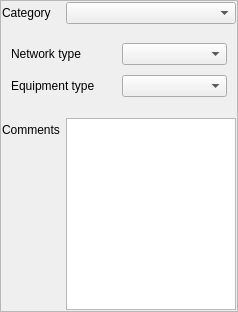
<?xml version="1.0" encoding="UTF-8"?>
<ui version="4.0">
 <class>Form_base3_ud</class>
 <widget class="QWidget" name="Form_base3_ud">
  <property name="geometry">
   <rect>
    <x>0</x>
    <y>0</y>
    <width>238</width>
    <height>312</height>
   </rect>
  </property>
  <property name="windowTitle">
   <string>Form</string>
  </property>
  <layout class="QVBoxLayout" name="verticalLayout_2">
   <property name="leftMargin">
    <number>0</number>
   </property>
   <property name="topMargin">
    <number>0</number>
   </property>
   <property name="rightMargin">
    <number>0</number>
   </property>
   <property name="bottomMargin">
    <number>0</number>
   </property>
   <item>
    <widget class="QFrame" name="frame_2">
     <property name="frameShape">
      <enum>QFrame::StyledPanel</enum>
     </property>
     <property name="frameShadow">
      <enum>QFrame::Raised</enum>
     </property>
     <layout class="QFormLayout" name="formLayout_3">
      <property name="fieldGrowthPolicy">
       <enum>QFormLayout::AllNonFixedFieldsGrow</enum>
      </property>
      <property name="leftMargin">
       <number>1</number>
      </property>
      <property name="topMargin">
       <number>1</number>
      </property>
      <property name="rightMargin">
       <number>1</number>
      </property>
      <property name="bottomMargin">
       <number>1</number>
      </property>
      <item row="1" column="0">
       <widget class="QLabel" name="label_11">
        <property name="text">
         <string>Category</string>
        </property>
       </widget>
      </item>
      <item row="1" column="1">
       <widget class="QComboBox" name="comboBox_cat"/>
      </item>
      <item row="4" column="0" colspan="2">
       <widget class="QStackedWidget" name="stackedWidget">
        <property name="currentIndex">
         <number>0</number>
        </property>
        <widget class="QWidget" name="page">
         <layout class="QGridLayout" name="gridLayout">
          <item row="0" column="1">
           <widget class="QComboBox" name="comboBox_typeres"/>
          </item>
          <item row="0" column="0">
           <widget class="QLabel" name="label">
            <property name="text">
             <string>Network type</string>
            </property>
           </widget>
          </item>
          <item row="1" column="0">
           <widget class="QLabel" name="label_12">
            <property name="text">
             <string>Equipment type</string>
            </property>
           </widget>
          </item>
          <item row="1" column="1">
           <widget class="QComboBox" name="comboBox_typeapp"/>
          </item>
         </layout>
        </widget>
        <widget class="QWidget" name="page_2">
         <layout class="QVBoxLayout" name="verticalLayout_3">
          <item>
           <widget class="QLabel" name="label_2">
            <property name="text">
             <string>cat2</string>
            </property>
           </widget>
          </item>
         </layout>
        </widget>
       </widget>
      </item>
      <item row="5" column="0">
       <widget class="QLabel" name="label_9">
        <property name="text">
         <string>Comments</string>
        </property>
       </widget>
      </item>
      <item row="5" column="1">
       <widget class="QTextBrowser" name="textBrowser_comm">
        <property name="readOnly">
         <bool>false</bool>
        </property>
       </widget>
      </item>
     </layout>
    </widget>
   </item>
  </layout>
 </widget>
 <resources/>
 <connections/>
</ui>
